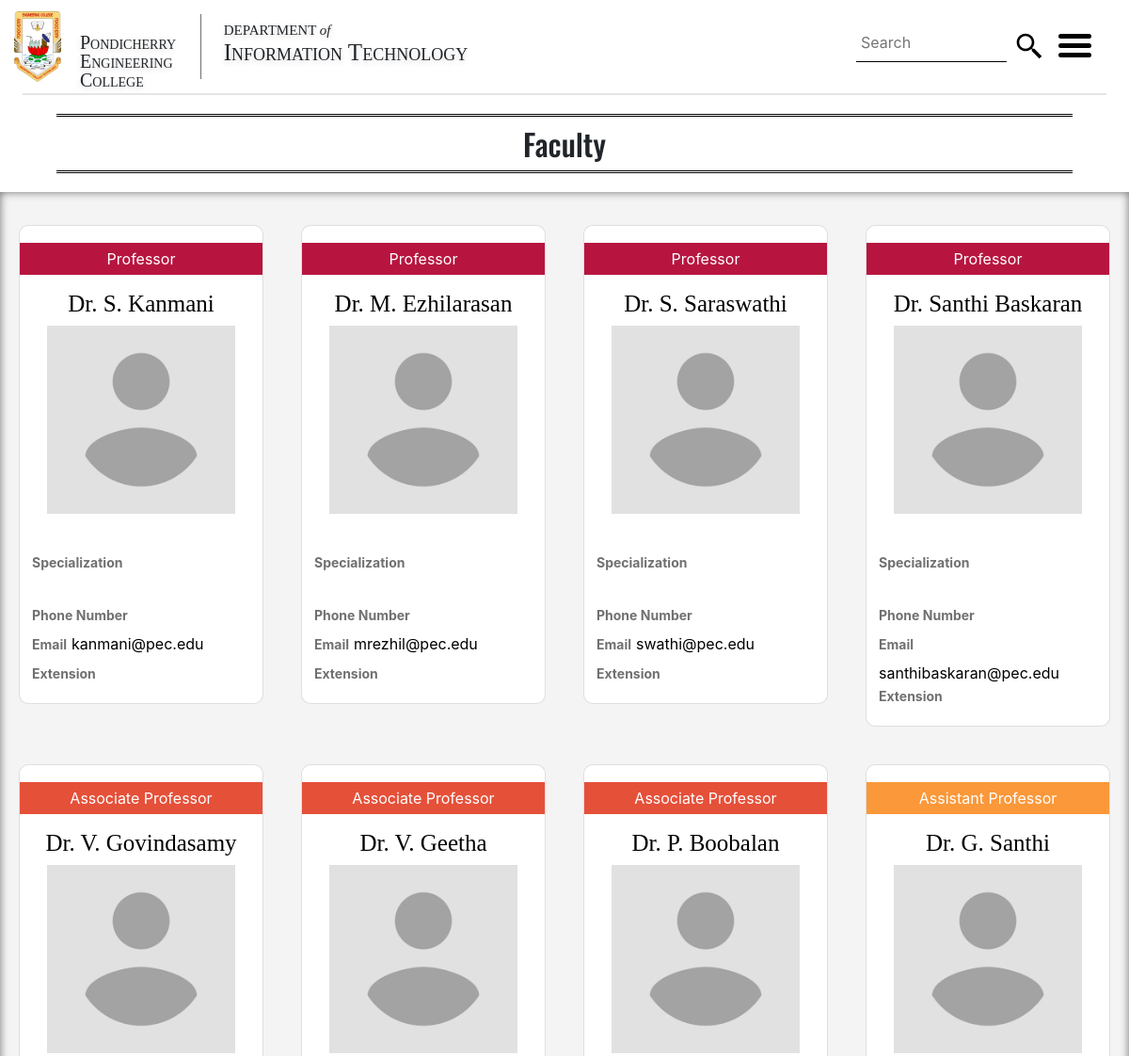
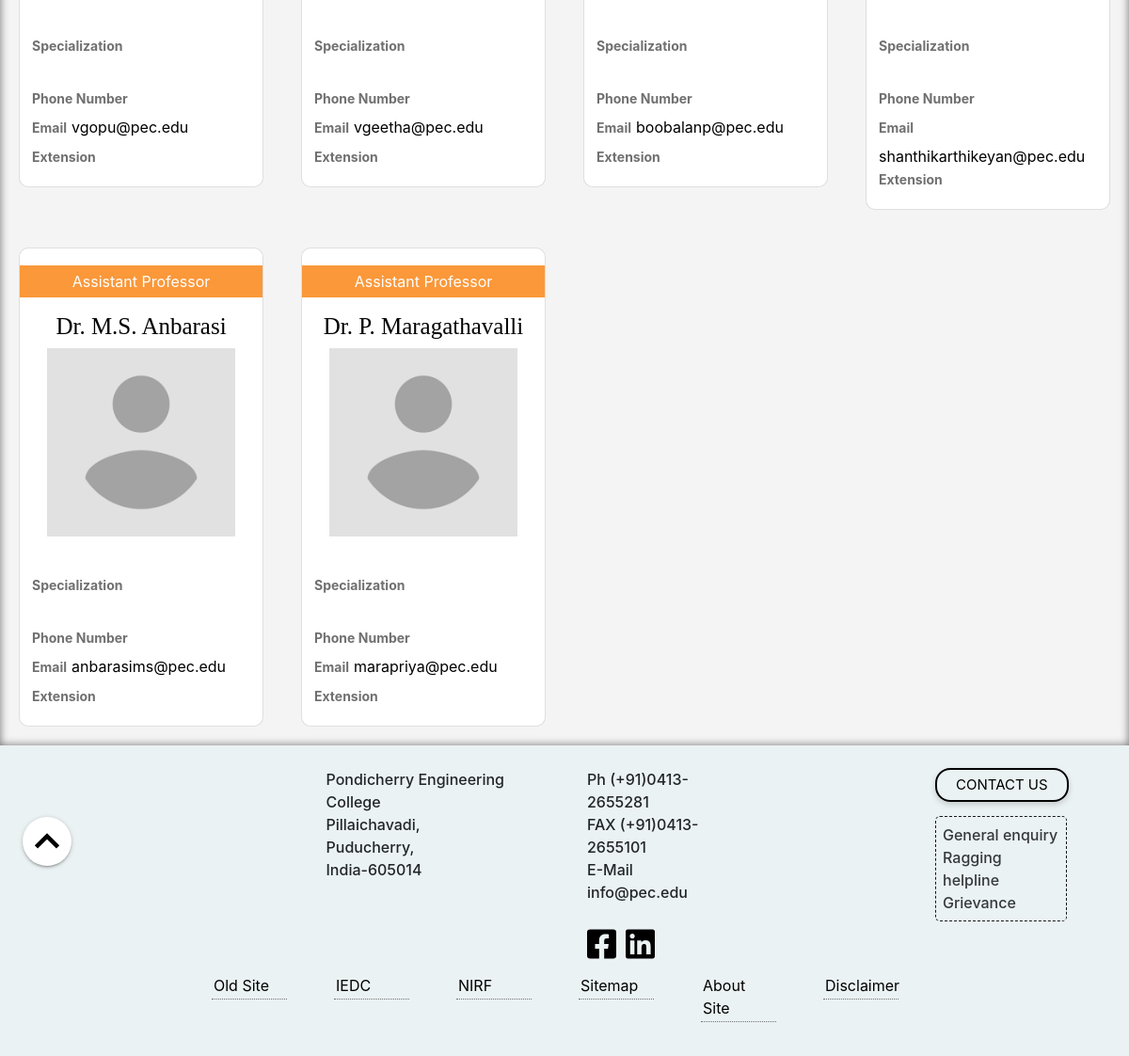
The app's page /it/faculty.php with its own data (2 pictures, top to bottom).
### tables this page shows
CREATE TABLE `basic_faculty_info` (
  `id` int(11) NOT NULL,
  `name` varchar(100) NOT NULL,
  `post_tier` varchar(100) NOT NULL,
  `contact_official_email` varchar(50) NOT NULL,
  `extension` int(11) DEFAULT NULL,
  `portfolio` varchar(50) NOT NULL,
  `qualification` varchar(4000) NOT NULL,
  `specialization` varchar(2000) NOT NULL,
  `department` varchar(50) NOT NULL,
  `phno` varchar(20) DEFAULT NULL,
  `dob` date NOT NULL
);

### it/faculty.php (the view, shortened to what this page needs)
<!DOCTYPE html>
<html lang="en">
<head>
    <link rel="stylesheet" type="text/css" href="../css/new-material.css" class="styleload" media="all" disabled>
    <link rel="stylesheet" type="text/css" href="../css/bootstrap4.css" class="styleload" media="all" disabled>
    <link rel="stylesheet" type="text/css" href="../css/header.css" class="styleload" media="all" diabled>
    <link rel="stylesheet" type="text/css" href="../css/footer.css" class="styleload" media="all" disabled>
    <link rel="stylesheet" type="text/css" href="../css/menu.css" class="styleload" media="all" disabled>
    <link rel="stylesheet" href="../css/oswald.css" class="styleload" media="all" disabled>
</head>
<body>
    <floatbtn class="fixed-action-btn">
        <a class="btn-floating btn-large" style="background-color: #ffffff">
            <img src="../img/forward.svg" id="iconbtn" alt="nav">
        </a>
    </floatbtn>
    <header>
        <div class="container-dim container-fluid">
            <div class="row" id="row-top-margin">
                <a href="http://pec.edu" class="logo-container">
                    <img class="logo" src="../img/logo.png" alt="logo_image" width="100">
                </a>
                <div class="college_name">
                    <h4 class="college-name-text">Pondicherry</h4><br>
                    <h4 class="college-name-text">Engineering</h4><br>
                    <h4 class="college-name-text">College</h4>
                </div>
                <div class="dept-name" id="dept-name">
                    <h4 class="dept-of">DEPARTMENT <i>of</i></h4>
                    <h4 class="dept-name-text">Information Technology</h4>
                </div>
                <div class="search-box" style="position: absolute;top:0px;right: 80px;padding-top: 0px;">
                    <form>
                        <input class="search-bar" id="focusChk" type="text" placeholder="Search" style="top: 50px;">
                        <img src="../img/search.svg" style="margin:33px 10px;" alt="search">
                    </form>
                </div>
                <a data-toggle="collapse" href="#collapseMenu" alt="menu">
                    <div class="container menu-icon" id="overlay" onclick="change()">
                        <div class="bar1"></div>
                        <div class="bar2"></div>
                        <div class="bar3"></div>
                    </div>
                </a>
            </div>
        </div>
        <hr style="margin: 0 2%;border-width: 2px;box-shadow: 0 3 6 #0003">
    </header>
    <main>
        <div class="faculty-header">
            <h2>Faculty</h2>
        </div>
        <div class="container-fluid  card-container">
            <div class="row ">
            <?php
          include("db_con.php");
         ?>
                <?php
                $query = "SELECT * FROM basic_faculty_info where post_tier='Professor' and department='it'";
                if ($result = mysqli_query($db_con, $query)) {
                    while ($arr = mysqli_fetch_assoc($result)) {
                        $name = $arr['name'];
                        $id = $arr['id'];
                        $alma = $arr['qualification'];
                        $spl = $arr['specialization'];
                        $number = $arr['phno'];
                        $ext = $arr['extension'];
                        $email = $arr['contact_official_email'];
                        $query = "SELECT * FROM uploading where id=" . $id;
                        if ($result1 = mysqli_query($db_con, $query)) {
                            $arr1 = mysqli_fetch_assoc($result1);
                            if (mysqli_num_rows($result1) > 0)
                                $file_path = $arr1['file_name'];
                            else
                                $file_path = "profile-placeholder.png";
                        }
                        echo '
            <div class="col-sm-4 col-md-6 col-lg-3  card-parent">
            <a href="facultypage.php?email=' . $email . '">
                <div class="card">
                    <p class="designation" style="background-color:#b71540">Professor</p>
                    <h3 class="faculty-name">' . $name . '</h3>
                    <div class="thumbnail">
                        <img src="../cms/profilepic/' . $file_path . '" alt="faculty-image" style="object-fit: cover;
                        width: 200px;
                        height: 200px;">
                    </div>
                    <p class="degree">' . $alma . '</p>
                    <div class="details">
                        <label class="label"> Specialization </label><div class="dotdotdot"> ' . $spl . '</div>
                        <label class="label"> Phone Number </label>' . $number . '<br>
                        <label class="label">Email </label>' . $email . '<br>
                        <label class="label"> Extension </label>' . $ext . ' <br>
                        </div>
                        </div>
                        </a>
                    </div>
                    ';
                    }
                } ?>
                <?php
                $query = "SELECT * FROM basic_faculty_info where post_tier='Associate Professor' and department='it'";
                if ($result = mysqli_query($db_con, $query)) {
                    while ($arr = mysqli_fetch_assoc($result)) {
                        $name = $arr['name'];
                        $id = $arr['id'];
                        $alma = $arr['qualification'];
                        $spl = $arr['specialization'];
                        $number = $arr['phno'];
                        $ext = $arr['extension'];
                        $email = $arr['contact_official_email'];
                        $query = "SELECT * FROM uploading where id=" . $id;
                        if ($result1 = mysqli_query($db_con, $query)) {
                            $arr1 = mysqli_fetch_assoc($result1);
                            if (mysqli_num_rows($result1) > 0)
                                $file_path = $arr1['file_name'];
                            else
                                $file_path = "profile-placeholder.png";
                        }
                        echo '
            <div class="col-sm-6 col-md-6 col-lg-3 card-parent"><a href="facultypage.php?email=' . $email . '">
                <div class="card">
                    <p class="designation" style="background-color:#e55039">Associate Professor</p>
                    <h3 class="faculty-name">' . $name . '</h3>
                    <div class="thumbnail">
                        <img src="../cms/profilepic/' . $file_path . '" alt="faculty-image" style="object-fit: cover;
                        width: 200px;
                        height: 200px;">
                    </div>
                    <p class="degree">' . $alma . '</p>
                    <div class="details">
                        <label class="label"> Specialization </label><div class="dotdotdot"> ' . $spl . '</div>
                        <label class="label"> Phone Number </label>' . $number . '<br>
                        <label class="label">Email </label>' . $email . '<br>
                        <label class="label"> Extension </label>' . $ext . ' <br>
                        </div>
                        </div>
                    </a></div>';
                    }
                } ?>
                <?php
                $query = "SELECT * FROM basic_faculty_info where post_tier='Assistant Professor' and department='it'";
                if ($result = mysqli_query($db_con, $query)) {
                    while ($arr = mysqli_fetch_assoc($result)) {
                        $name = $arr['name'];
                        $id = $arr['id'];
                        $alma = $arr['qualification'];
                        $spl = $arr['specialization'];
                        $number = $arr['phno'];
                        $ext = $arr['extension'];
                        $email = $arr['contact_official_email'];
                        $query = "SELECT * FROM uploading where id=" . $id;
                        if ($result1 = mysqli_query($db_con, $query)) {
                            $arr1 = mysqli_fetch_assoc($result1);
                            if (mysqli_num_rows($result1) > 0)
                                $file_path = $arr1['file_name'];
                            else
                                $file_path = "profile-placeholder.png";
                        }
                        echo '
            <div class="col-sm-6 col-md-6 col-lg-3  card-parent"><a href="facultypage.php?email=' . $email . '">
                <div class="card">
                    <p class="designation" style="background-color:#fa983a">Assistant Professor</p>
                    <h3 class="faculty-name">' . $name . '</h3>
                    <div class="thumbnail">
                        <img src="../cms/profilepic/' . $file_path . '" alt="faculty-image" style="object-fit: cover;
                        width: 200px;
                        height: 200px;">
                    </div>
                    <p class="degree">' . $alma . '</p>
                    <div class="details">
                        <label class="label"> Specialization </label><div class="dotdotdot"> ' . $spl . '</div>
                        <label class="label"> Phone Number </label>' . $number . '<br>
                        <label class="label">Email </label>' . $email . '<br>
                        <label class="label"> Extension </label>' . $ext . ' <br>
                        </div>
                        </div>
                    </div></a>';
                    }
                } ?>
            </div>
        </div>
        </main>
    <footer>
        <div class="foot">
            <div class="footer">
                <div class="container-fluid">
                    <div class="row row-footer-1">
                        <div class="col-sm-7 col-md-4 col-lg-3 col-xl-3 col-footer-1">
                            <div class="google-maps">
                                <iframe title="Google Map" src="https://maps.google.com/maps?q=pondicherry%20engineering%20college&t=&z=13&ie=UTF8&iwloc=&output=embed" width="400" height="280" frameborder="0" style="border:0"></iframe>
                            </div>
                        </div>
                        <div class="col-sm-5 col-md-3 col-lg-3 col-xl-3 col-footer-1">
                            <p class="pp">Pondicherry Engineering College </p>
                            <p class="pp">Pillaichavadi,</p>
                            <p class="pp">Puducherry,</p>
                            <p class="pp">India-605014</p>
                        </div>
                        <div class="col-sm-6 col-md-3 col-lg-3 col-xl-2 col-footer-1">
                            <p class="pp">Ph (+91)0413-2655281</p>
                            <p class="pp">FAX (+91)0413-2655101 </p>
                            <p class="pp">E-Mail info@pec.edu</p>
                            <div class="social_icon">
                                <a href="https://www.facebook.com/PEC.Pondicherry" target="_blank" rel="noreferrer">
                                    <img src="../img/facebook-square-brands.svg" href=" " class="icons" height="36" width="36" alt="Facebook"></a>
                                <a href="https://www.linkedin.com/school/pondicherry-engineering-college/" target="_blank" rel="noreferrer">
                                    <img src="../img/linkedin-brands.svg" class="icons" height="36" width="36" alt="LinkedIn"></a>
                            </div>
                        </div>
                        <div class="col-md-3 hidden-sm-md col-lg-1 col-xl-2 col-footer-1"></div>
                        <div class="col-sm-6 col-md-2 col-lg-2 col-xl-2 col-footer-1 padding_remove">
                            <button class="contact" onclick="window.location.href='../home/contact-us.html'">CONTACT&nbsp;US</button>
                            <div class="dotted_bordered">
                                <p class="pp">General enquiry</p>
                                <p class="pp">Ragging helpline</p>
                                <p class="pp">Grievance</p>
                            </div>
                        </div>
                    </div>
                    <div class="footer-2">
                        <div class="container-fluid tb1">
                            <div class="nested-footer-2 tb2">
                                <div class="row row-footer-2">
                                    <div class="col-4 col-sm-4 col-md-2 text-center col-footer-2">
                                        <a alt="pec-old" href="http://pec.edu/" target="blank">
                                            <p class="link-footer-2">Old&nbsp;Site</p>
                                        </a>
                                    </div>
                                    <div class="col-4 col-sm-4 col-md-2 text-center col-footer-2">
                                        <a alt="iedc" href="https://www.peciedc.com/" target="blank">
                                            <p class="link-footer-2">IEDC</p>
                                        </a>
                                    </div>
                                    <div class="col-4 col-sm-4 col-md-2 text-center col-footer-2">
                                        <a alt="nirf" href="https://www.nirfindia.org/" target="blank">
                                            <p class="link-footer-2">NIRF</p>
                                        </a>
                                    </div>
                                    <div class="col-4 col-sm-4 col-md-2 text-center col-footer-2">
                                        <a href="../home/sitemap.html">
                                            <p class="link-footer-2">Sitemap</p>
                                        </a>
                                    </div>
                                    <div class="col-4 col-sm-4 col-md-2 text-center col-footer-2">
                                        <a href="../home/about-us.html">
                                            <p class="link-footer-2">About Site</p>
                                        </a>
                                    </div>
                                    <div class="col-4 col-sm-4 col-md-2 text-center col-footer-2">
                                        <a href="../home/disclaimer.html">
                                            <p class="link-footer-2">Disclaimer</p>
                                        </a>
                                    </div>
                                </div>
                            </div>
                        </div>
                    </div>
                </div>
            </div>
        </div>
    </footer>
</body>
</html>

### records on screen
basic_faculty_info: name "Dr. S. Kanmani", contact_official_email "kanmani@pec.edu"
basic_faculty_info: name "Dr. M. Ezhilarasan", contact_official_email "mrezhil@pec.edu"
basic_faculty_info: name "Dr. S. Saraswathi", contact_official_email "swathi@pec.edu"
basic_faculty_info: name "Dr. Santhi Baskaran", contact_official_email "santhibaskaran@pec.edu"
basic_faculty_info: name "Dr. V. Govindasamy", contact_official_email "vgopu@pec.edu"
basic_faculty_info: name "Dr. V. Geetha", contact_official_email "vgeetha@pec.edu"
basic_faculty_info: name "Dr. P. Boobalan", contact_official_email "boobalanp@pec.edu"
basic_faculty_info: name "Dr. G. Santhi", contact_official_email "shanthikarthikeyan@pec.edu"
basic_faculty_info: name "Dr. M.S. Anbarasi", contact_official_email "anbarasims@pec.edu"
basic_faculty_info: name "Dr. P. Maragathavalli", contact_official_email "marapriya@pec.edu"
